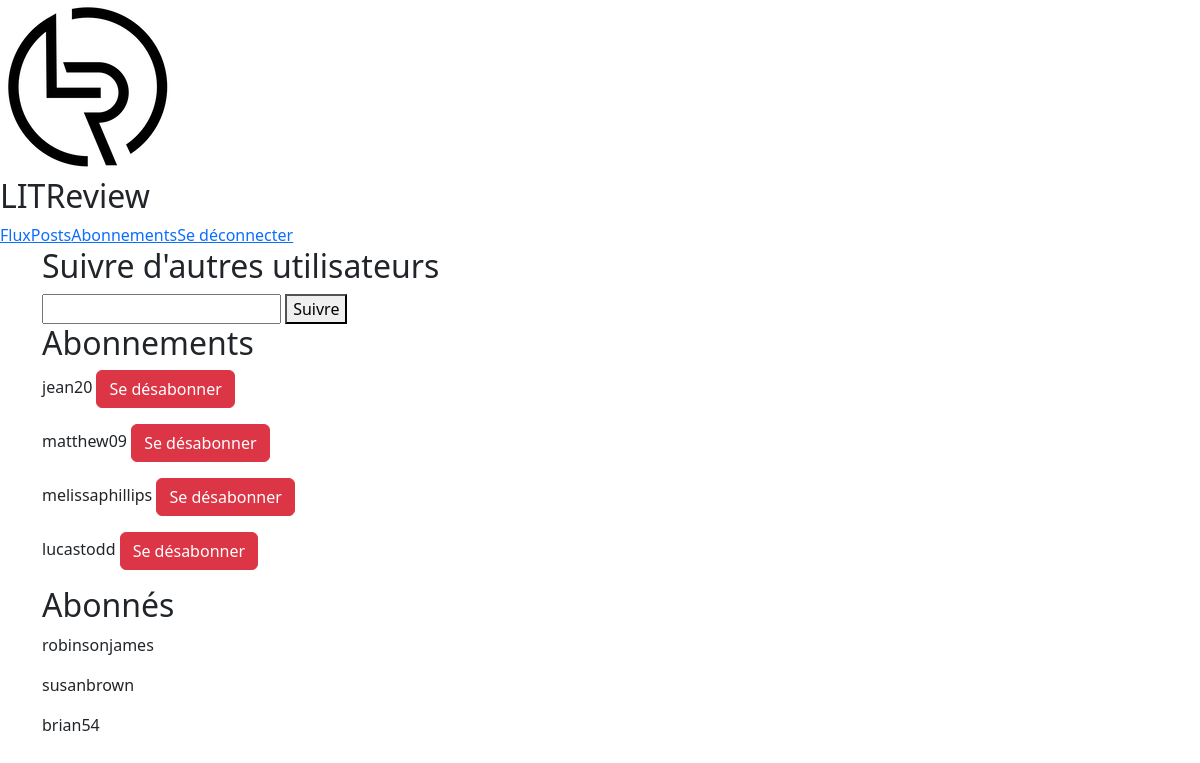
/review/follow/ (signed in), run on the app's committed database.
### review/models.py (models this page shows, shortened)
class CustomUser(AbstractUser):
    def get_followed_users(self):
        return CustomUser.objects.filter(followed_by__user=self)
    def get_following_users(self):
        return CustomUser.objects.filter(following__followed_user=self)

### review/views.py (the view, shortened to what this page needs)
# urls.py: path('follow/', views.follow, name='follow'),
@login_required(login_url='/review/login/')
def follow(request):
    u = request.user
    error_message = ""
    form = forms.FollowForm()
    followed = list(u.get_followed_users().values())
    following = list(u.get_following_users().values())
    follow = {'error_message': error_message, 'form': form, 'followed': followed, 'following': following}
    return render(request, 'review/follow.html', context=follow)

### review/forms.py
class FollowForm(forms.Form):
    user = forms.CharField(label='User', max_length=100)

### review/templates/review/follow.html (shortened to what this page needs)
{% extends 'review/base.html' %}
{% block content %}
{% load static %}
{% load compress %}
{% compress css %}
    <link type="text/x-scss" href="{% static 'style/review/follow.scss' %}" rel="stylesheet" media="screen">
{% endcompress %}
<div class="content">
    <div class="container">
        <h2>Suivre d'autres utilisateurs</h2>
        <form method="post">
            {{ form.user }}
            <button type="submit">Suivre</button>
        </form>
    </div>
    <div class="container">
        <h2>Abonnements</h2>
        {% for user in followed %}
            <p class="follow-user">
                <span class="user-name"> {{user.username}} </span>
                <a href="{% url 'unfollow' user.id %}" class="btn btn-danger">Se désabonner</a>
            </p>
            {% endfor %}
        </div>
        <div class="container">
            <h2>Abonnés</h2>
            {% for user in following %}
            <p class="follow-user">
                <span class="user-name"> {{user.username}} </span>
            </p>
        {% endfor %}
    </div>
</div>
{% endblock %}

### data on the page
CustomUser: username "jean20"
CustomUser: username "matthew09"
CustomUser: username "melissaphillips"
CustomUser: username "lucastodd"
CustomUser: username "robinsonjames"
CustomUser: username "susanbrown"
CustomUser: username "brian54"
